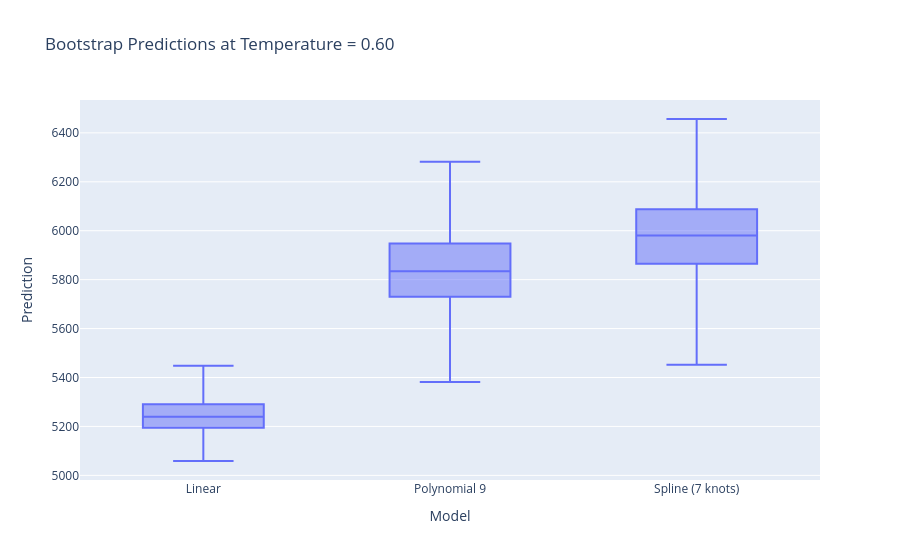

The notebook cell saved with this chart:
### Markdown cell above
# Prediction Variability and Variance

A model can also be evaluated by asking:

> How much would its predictions change if we had obtained a different training sample?

To investigate this, we use the **bootstrap**.

For each bootstrap sample we:
1. Resample the training observations with replacement.
2. Refit each model.
3. Predict bike rentals at the same temperature value.

Large variability in these predictions indicates greater model variance.

### Code cell
X_new = pd.DataFrame({
    "temp": [0.60]
})

B = 500
rng = np.random.default_rng(123)

y_train_array = np.asarray(y_train)
bootstrap_predictions = []

for name, model in models.items():
    for b in range(B):
        idx = rng.choice(
            len(X_train),
            size=len(X_train),
            replace=True
        )

        boot_model = clone(model)

        boot_model.fit(
            X_train.iloc[idx],
            y_train_array[idx]
        )

        prediction = boot_model.predict(X_new).item()

        bootstrap_predictions.append({
            "Model": name,
            "Prediction": prediction
        })

boot_df = pd.DataFrame(bootstrap_predictions)

fig = px.box(
    boot_df,
    x="Model",
    y="Prediction",
    points=False,
    title="Bootstrap Predictions at Temperature = 0.60"
)

fig.show()

variability = (
    boot_df
    .groupby("Model")["Prediction"]
    .agg(["mean", "std"])
    .reset_index()
)

display(
    variability.rename(
        columns={
            "mean": "Mean Prediction",
            "std": "Prediction SD"
        }
    ).round(2)
)

### Figure 1 — Plotly figure (JSON) as saved in the notebook; plotly's stock layout.template omitted (floating-point values rounded to 4 significant figures; data arrays with more than 128 entries replaced by an {"elided": "..."} marker saying what was removed)
{"data": [{"alignmentgroup": "True", "boxpoints": false, "hovertemplate": "Model=%{x}<br>Prediction=%{y}<extra></extra>", "legendgroup": "", "marker": {"color": "#636efa"}, "name": "", "notched": false, "offsetgroup": "", "orientation": "v", "showlegend": false, "type": "box", "x": {"elided": "1500 str values"}, "x0": " ", "xaxis": "x", "y": {"elided": "1500 float values"}, "y0": " ", "yaxis": "y"}], "layout": {"boxmode": "group", "legend": {"tracegroupgap": 0}, "title": {"text": "Bootstrap Predictions at Temperature = 0.60"}, "xaxis": {"anchor": "y", "domain": [0, 1], "title": {"text": "Model"}}, "yaxis": {"anchor": "x", "domain": [0, 1], "title": {"text": "Prediction"}}}}
